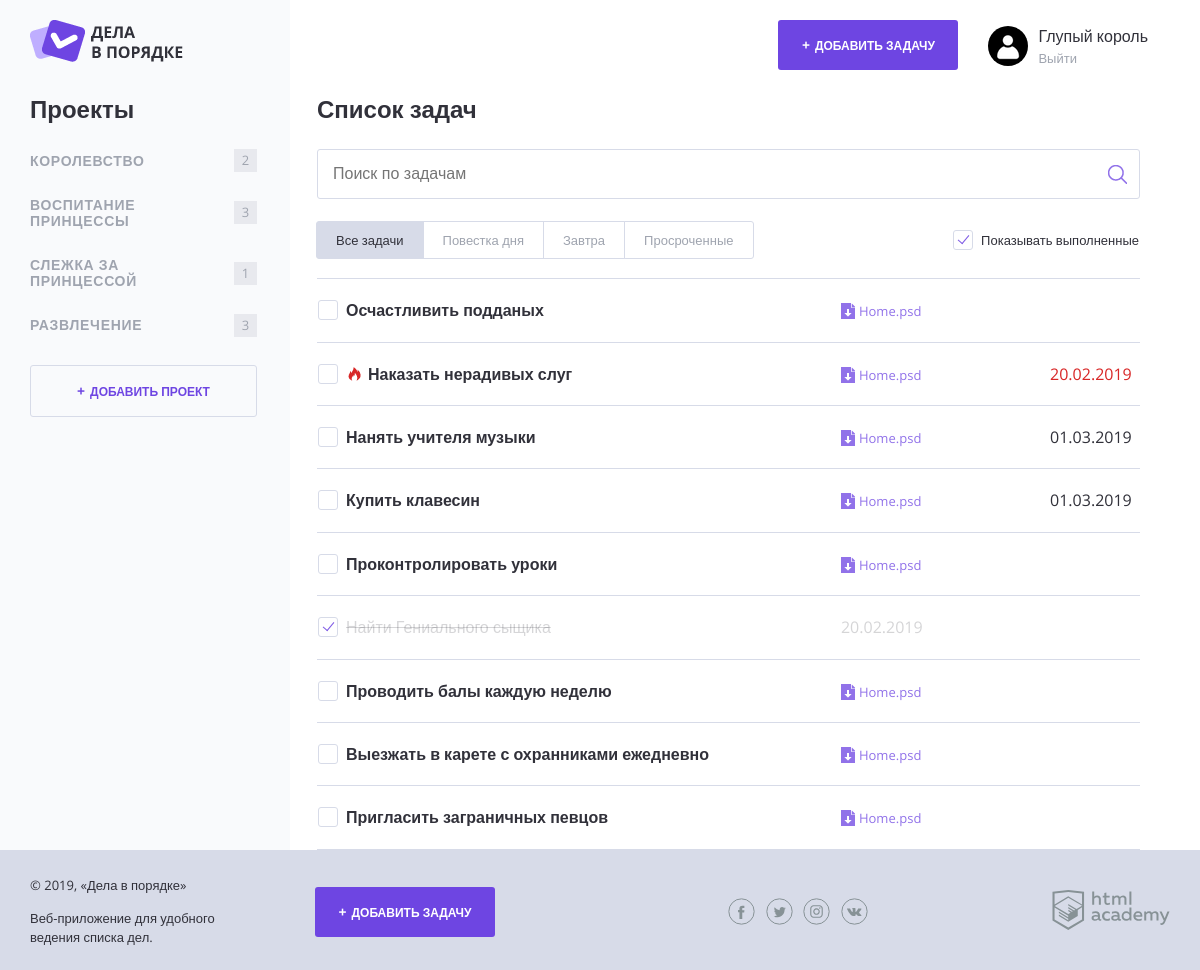
The page / on the database its author committed.
### tables this page shows
CREATE TABLE categories (
  id INT AUTO_INCREMENT PRIMARY KEY,
  name CHAR(128) NOT NULL,
  user_id INT NOT NULL
);

CREATE TABLE tasks (
  id INT AUTO_INCREMENT PRIMARY KEY,
  user_id INT NOT NULL,
  category_id INT,
  name CHAR(128) NOT NULL,
  created_at TIMESTAMP NULL DEFAULT CURRENT_TIMESTAMP,
  done_at DATE NULL DEFAULT NULL,
  status INT DEFAULT 0,
  expires_at DATE NULL DEFAULT NULL,
  file_path CHAR(128)
);

### functions.php (called while the page is built, shortened)
<?php
function include_template(string $name, array $data): string {
    $name = 'templates/' . $name;
    extract($data);
    require $name;
    $result = ob_get_clean();
    return $result;
}
function countTasks(string $category_name, array $task_list): int {
    $tasks_sum = 0;
    foreach($task_list as $task) {
        if($category_name === $task['categories_name']) {
            $tasks_sum++;
        }
    }
    return $tasks_sum;
}
function isTaskExpired(string $end_date = null): bool {
    if(!$end_date) {
        return false;
    }
    $current_date = time();
    $expiry_date = strtotime($end_date);
    return floor(($expiry_date - $current_date)/3600) <= 24;
}
function formatDate(string $date = null): string {
    if($date) {
        $date = date_create($date);
        return date_format($date, 'd.m.Y');
    }
    return '';
}

### mysql_helper.php (called while the page is built, shortened)
<?php
function getTaskCategories ($link, int $user_id): array {
    $sql_cat = "SELECT categories.name FROM categories
                JOIN users ON categories.user_id = users.id
                WHERE users.id = $user_id";
    $result = mysqli_query($link, sprintf($sql_cat, $user_id));
    return mysqli_fetch_all($result, MYSQLI_ASSOC);
}
function getTaskList($link, int $user_id): array {
    $sql_tasks = "SELECT tasks.name, tasks.created_at, tasks.expires_at, categories.name AS categories_name, status FROM tasks
        JOIN categories ON tasks.category_id = categories.id
        JOIN users ON categories.user_id = users.id
        WHERE users.id = $user_id";
    $result = mysqli_query($link, sprintf($sql_tasks, $user_id));
    return mysqli_fetch_all($result, MYSQLI_ASSOC);
}

### templates/index.php (the view, shortened to what this page needs)
<h2 class="content__main-heading">Список задач</h2>
<form class="search-form" action="index.php" method="post">
    <input class="search-form__input" type="text" name="" value="" placeholder="Поиск по задачам">
    <input class="search-form__submit" type="submit" name="" value="Искать">
</form>
<div class="tasks-controls">
    <nav class="tasks-switch">
        <a href="/" class="tasks-switch__item tasks-switch__item--active">Все задачи</a>
        <a href="/" class="tasks-switch__item">Повестка дня</a>
        <a href="/" class="tasks-switch__item">Завтра</a>
        <a href="/" class="tasks-switch__item">Просроченные</a>
    </nav>
    <label class="checkbox">
        <span class="checkbox__text">Показывать выполненные</span>
    </label>
</div>
<table class="tasks">
    <?php foreach($task_list as $task): ?>
    <?php if(!$task['status']): ?>
    <tr class="tasks__item task <?=isTaskExpired($task['expires_at']) ? 'task--important':''; ?>">
        <td class="task__select">
            <label class="checkbox task__checkbox">
                <span class="checkbox__text"><?=htmlspecialchars($task['name']); ?></span>
            </label>
        </td>
        <td class="task__file">
            <a class="download-link" href="#">Home.psd</a>
        </td>
        <td class="task__date"><?=formatDate($task['expires_at']); ?></td>
    </tr>
    <?php elseif($show_complete_tasks): ?>
    <tr class="tasks__item task <?=$task['status'] ? 'task--completed':''; ?>">
        <td class="task__select">
            <label class="checkbox task__checkbox">
                <span class="checkbox__text"><?=htmlspecialchars($task['name']); ?></span>
            </label>
        </td>
        <td class="task__date"><?=formatDate($task['expires_at']); ?></td>
        <td class="task__controls">
        </td>
    </tr>
    <? endif ?>
    <? endforeach; ?>
</table>

### templates/layout.php (shortened to what this page needs)
<!DOCTYPE html>
<html lang="ru">
<head>
    <link rel="stylesheet" href="css/normalize.css">
    <link rel="stylesheet" href="css/style.css">
    <link rel="stylesheet" href="css/flatpickr.min.css">
</head>
<body>
<div class="page-wrapper">
    <div class="container container--with-sidebar">
        <header class="main-header">
            <a href="/">
                <img src="img/logo.png" width="153" height="42" alt="Логотип Дела в порядке">
            </a>
            <div class="main-header__side">
                <a class="main-header__side-item button button--plus open-modal" href="pages/form-task.html">Добавить задачу</a>
                <div class="main-header__side-item user-menu">
                    <div class="user-menu__image">
                        <img src="img/user.png" width="40" height="40" alt="Пользователь">
                    </div>
                    <div class="user-menu__data">
                        <p><?=htmlspecialchars($user); ?></p>
                        <a href="#">Выйти</a>
                    </div>
                </div>
            </div>
        </header>
        <div class="content">
            <section class="content__side">
                <h2 class="content__side-heading">Проекты</h2>
                <nav class="main-navigation">
                    <ul class="main-navigation__list">
                    <?php foreach($category_list as $category): ?>
                        <li class="main-navigation__list-item">
                            <a class="main-navigation__list-item-link" href="#"><?=htmlspecialchars($category['name']); ?></a>
                            <span class="main-navigation__list-item-count"><?=countTasks(htmlspecialchars($category['name']), $task_list); ?></span>
                        </li>
                    <?php endforeach; ?>
                    </ul>
                </nav>
                <a class="button button--transparent button--plus content__side-button"
                   href="pages/form-project.html" target="project_add">Добавить проект</a>
            </section>
            <main class="content__main"><?=$content ?></main>
        </div>
    </div>
</div>
<footer class="main-footer">
    <div class="container">
        <div class="main-footer__copyright">
            <p>© 2019, «Дела в порядке»</p>
            <p>Веб-приложение для удобного ведения списка дел.</p>
        </div>
        <a class="main-footer__button button button--plus" href="pages/form-task.html">Добавить задачу</a>
        <div class="main-footer__social social">
            <a class="social__link social__link--facebook" href="#">
            </a>
            <a class="social__link social__link--twitter" href="#">
            </a>
            <a class="social__link social__link--instagram" href="#">
            </a>
            <a class="social__link social__link--vkontakte" href="#">
            </a>
        </div>
        <div class="main-footer__developed-by">
            <a href="https://htmlacademy.ru/intensive/php">
                <img src="img/htmlacademy.svg" alt="HTML Academy" width="118" height="40">
            </a>
        </div>
    </div>
</footer>
</body>
</html>

### index.php
<?php
$show_complete_tasks = rand(0, 1);
require_once('functions.php');
require_once('mysql_helper.php');
$сonnection = getConnection('216812-doingsdone', 'root', '', 'doingsdone');
$category_list = getTaskCategories($сonnection, 1);
$task_list = getTaskList($сonnection, 1);
$page_content = include_template('index.php', [
    'task_list' => $task_list,
    'show_complete_tasks' => $show_complete_tasks
]);
$layout_content = include_template('layout.php', [
    'category_list' => $category_list,
    'task_list' => $task_list,
    'content' => $page_content,
    'page_title' => 'Дела в порядке',
    'user' => 'Глупый король',
]);
print($layout_content);
?>

### rows shown on the page
categories: name "КОРОЛЕВСТВО", name "2"
categories: name "ВОСПИТАНИЕ ПРИНЦЕССЫ", name "3"
categories: name "СЛЕЖКА ЗА ПРИНЦЕССОЙ", name "1"
categories: name "РАЗВЛЕЧЕНИЕ", name "3"
tasks: name "Осчастливить подданых"
tasks: name "Наказать нерадивых слуг", expires_at "20.02.2019"
tasks: name "Нанять учителя музыки", expires_at "01.03.2019"
tasks: name "Купить клавесин", expires_at "01.03.2019"
tasks: name "Проконтролировать уроки"
tasks: name "Найти Гениального сыщика", expires_at "20.02.2019"
tasks: name "Проводить балы каждую неделю"
tasks: name "Выезжать в карете с охранниками ежедневно"
tasks: name "Пригласить заграничных певцов"

### other values the page prints
$user "Глупый король"
